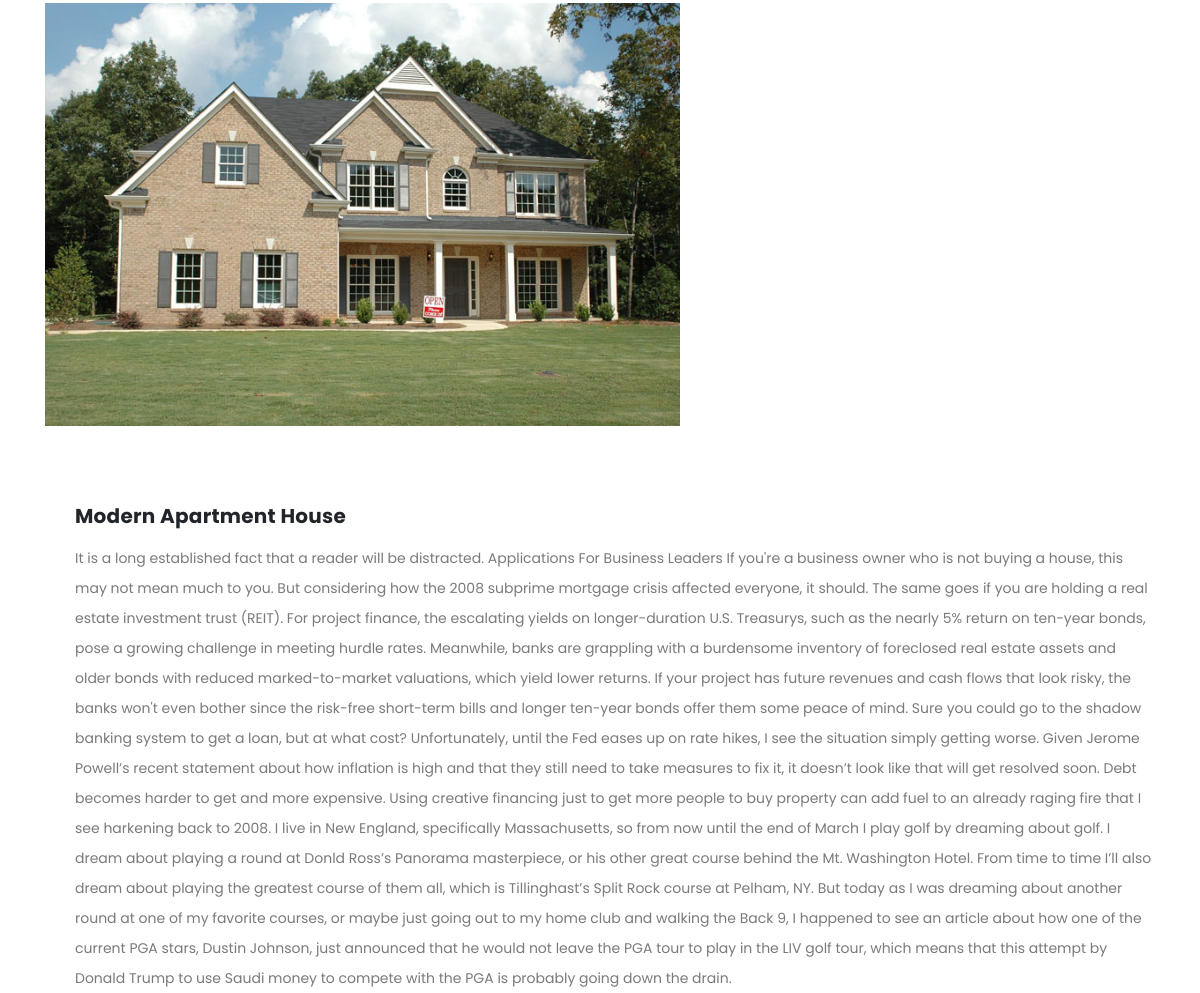
The app's page /article/1/ (middle part), older data.
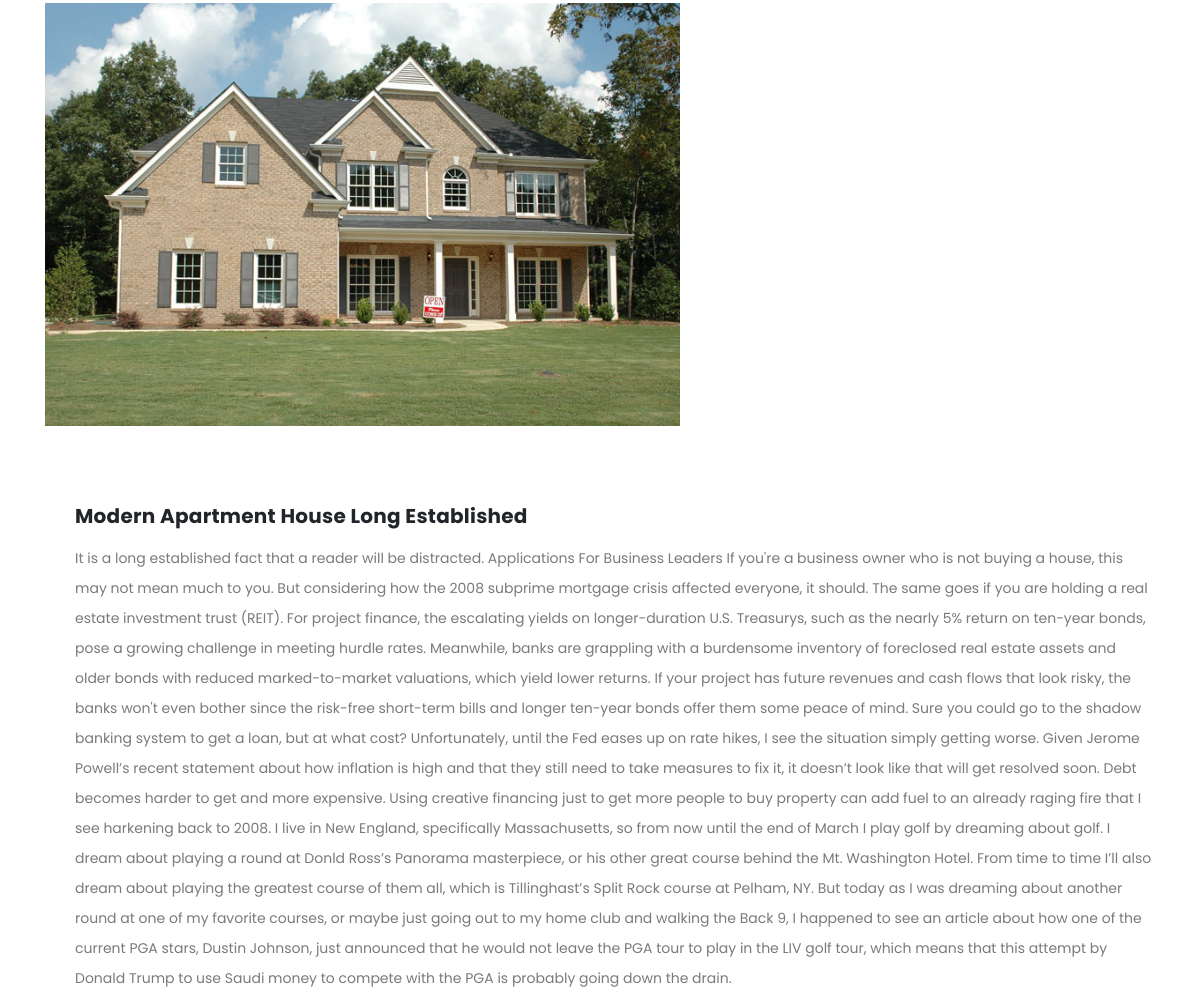
The same page, newer data.
### josepdam/models.py (models this page shows, shortened)
class ConstructionPost(models.Model):
    title = models.CharField(max_length=255)
    description = models.TextField()
    slug = models.SlugField (max_length=255)
    img = models.ImageField ( upload_to= 'image/')
    publish_date = models.DateTimeField (auto_now_add= True)
    author = models.ForeignKey(User, on_delete=models.CASCADE)
    price = models.IntegerField()
    location = models.CharField(max_length = 2200)
    class Meta:
        ordering =['-publish_date']

### josepdam/views.py (the view, shortened to what this page needs)
# urls.py: path('article/<int:pk>/', ArticleDetailView.as_view(), name="detail"),
class ArticleDetailView(DeleteView):
    model = ConstructionPost
    template_name = 'josep/article_detail.html'

### templates/josep/article_detail.html (shortened to what this page needs)
{% extends "base.html" %}
{% load static %}
{% block content%}
    <div class="services">
      <div class="container">
        <div class="row">
          <div class="col-md-7">
            <div>
              {% if object.img %}
              <img src="{{ object.img.url }}" alt="" class="img-fluid wc-image">
              {% endif %}
            </div> <br>
          </div>
        </div> <br>
        <div class="tabs-content" style="display: block;">
          <h4>{{ object.title }}</h4>
          <p>{{ object.description|truncatechars:9000 }}</p>
        </div> <hr>
        </div>
        <br>
        <br>
        <br>
      </div>
{% endblock %}

Row changes from the older to the newer data that the page shows:
changed ConstructionPost: title "Modern Apartment House" → "Modern Apartment House Long Established"
